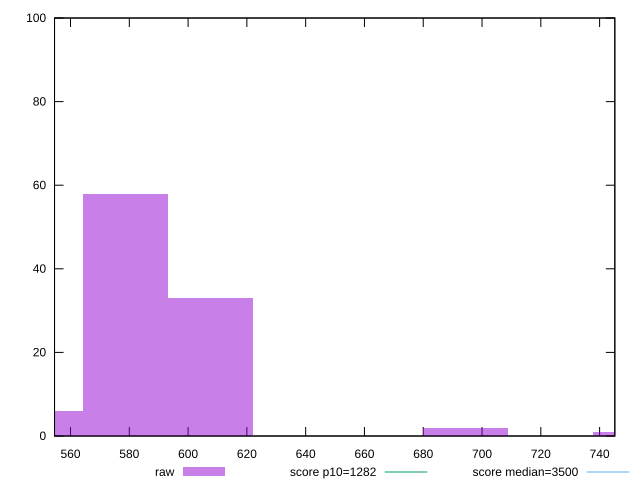

Here is the gnuplot script that generated this plot:
reset

$raw <<EOF
752.2646253768633 1
694.3981157324891 2
549.7318416215539 6
578.6650964437409 58
607.598351265928 33
EOF

set key outside below
set boxwidth 28.93325482218705
set xrange [554.5640000000004:745.1760000000008]
set yrange [0:100]
set trange [0:100]
set style fill transparent solid 0.5 noborder

set parametric
set terminal svg size 640, 490 enhanced background rgb 'white'
set output "report_00008_2021-01-22T20:58:29.167/bootup-time/samples/pages/raw/histogram.svg"

plot $raw title "raw" with boxes, \
     1282,t title "score p10=1282", \
     3500,t title "score median=3500"

reset
